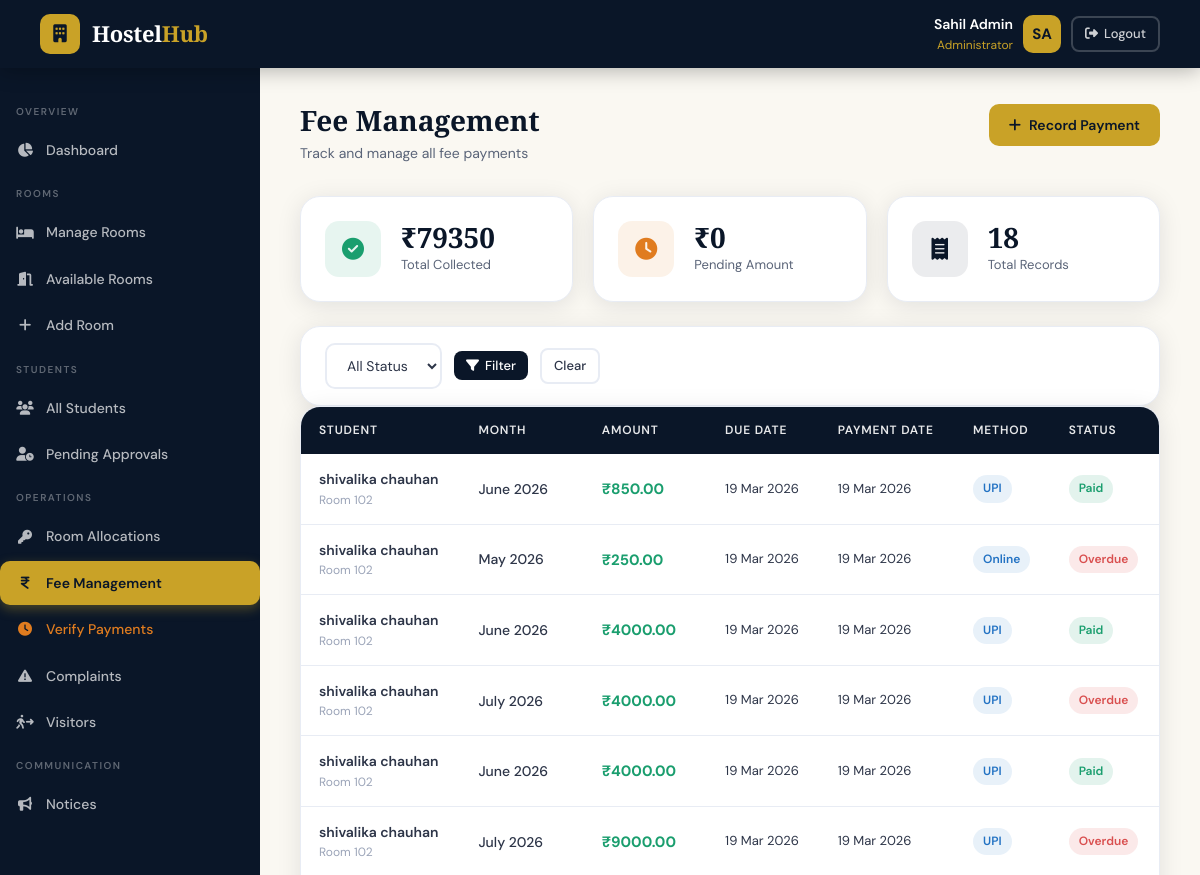
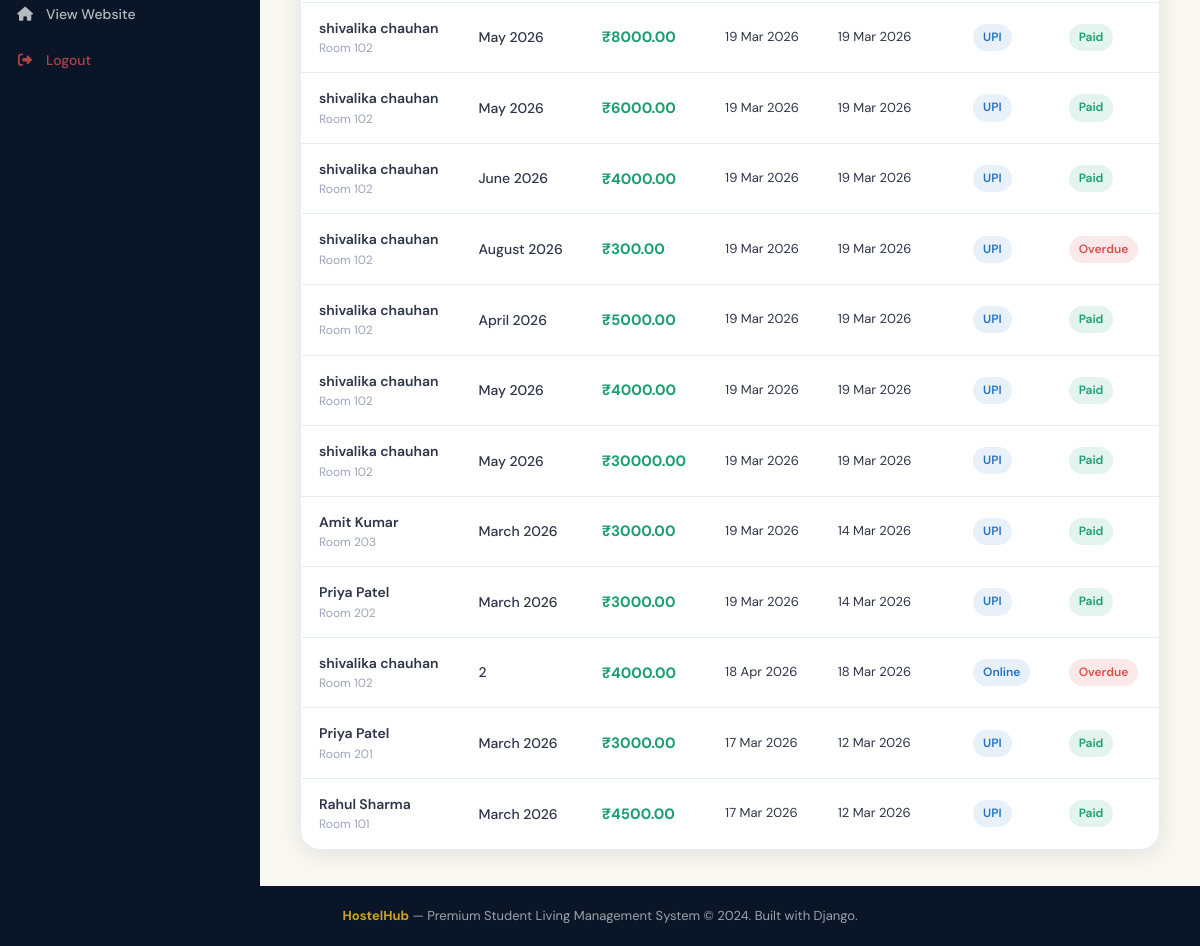
Page /admin-panel/fees/ (signed in) on the committed database (2 pictures, top to bottom).
### hostel_app/models.py (models this page shows, shortened)
class FeePayment(models.Model):
    STATUS_CHOICES = [('paid', 'Paid'), ('pending', 'Pending'), ('overdue', 'Overdue')]
    PAYMENT_METHOD = [('cash', 'Cash'), ('online', 'Online'), ('cheque', 'Cheque'), ('upi', 'UPI')]
    allocation = models.ForeignKey(RoomAllocation, on_delete=models.CASCADE, related_name='payments')
    amount = models.DecimalField(max_digits=10, decimal_places=2)
    payment_date = models.DateField(default=timezone.now)
    due_date = models.DateField()
    month = models.CharField(max_length=20)
    status = models.CharField(max_length=10, choices=STATUS_CHOICES, default='pending')
    payment_method = models.CharField(max_length=10, choices=PAYMENT_METHOD, default='cash')
    transaction_id = models.CharField(max_length=100, blank=True)
    notes = models.TextField(blank=True)
    received_by = models.ForeignKey(User, on_delete=models.SET_NULL, null=True)
    slip_image = models.ImageField(upload_to=slip_upload_path, null=True, blank=True)
    created_at = models.DateTimeField(auto_now_add=True)

class RoomAllocation(models.Model):
    STATUS_CHOICES = [
        ('active', 'Active'),
        ('vacated', 'Vacated'),
        ('transferred', 'Transferred'),
    ]
    student = models.ForeignKey(StudentProfile, on_delete=models.CASCADE, related_name='allocations')
    room = models.ForeignKey(Room, on_delete=models.CASCADE, related_name='allocations')
    allocated_date = models.DateField(default=timezone.now)
    expected_vacate_date = models.DateField(null=True, blank=True)
    actual_vacate_date = models.DateField(null=True, blank=True)
    status = models.CharField(max_length=15, choices=STATUS_CHOICES, default='active')
    monthly_rent = models.DecimalField(max_digits=10, decimal_places=2)
    security_deposit = models.DecimalField(max_digits=10, decimal_places=2, default=0)
    notes = models.TextField(blank=True)
    allocated_by = models.ForeignKey(User, on_delete=models.SET_NULL, null=True, related_name='allocations_made')
    created_at = models.DateTimeField(auto_now_add=True)

class StudentProfile(models.Model):
    GENDER_CHOICES = [('M', 'Male'), ('F', 'Female'), ('O', 'Other')]
    STATUS_CHOICES = [('active', 'Active'), ('inactive', 'Inactive'), ('pending', 'Pending')]
    user = models.OneToOneField(User, on_delete=models.CASCADE, related_name='profile')
    roll_number = models.CharField(max_length=20, unique=True)
    phone = models.CharField(max_length=15)
    gender = models.CharField(max_length=1, choices=GENDER_CHOICES)
    date_of_birth = models.DateField(null=True, blank=True)
    address = models.TextField(blank=True)
    course = models.CharField(max_length=100, blank=True)
    year_of_study = models.IntegerField(default=1)
    guardian_name = models.CharField(max_length=100, blank=True)
    guardian_phone = models.CharField(max_length=15, blank=True)
    status = models.CharField(max_length=10, choices=STATUS_CHOICES, default='pending')
    profile_photo = models.ImageField(upload_to='profiles/', null=True, blank=True)
    created_at = models.DateTimeField(auto_now_add=True)

class Room(models.Model):
    STATUS_CHOICES = [
        ('available', 'Available'),
        ('occupied', 'Occupied'),
        ('maintenance', 'Under Maintenance'),
        ('reserved', 'Reserved'),
    ]
    FLOOR_CHOICES = [(i, f'Floor {i}') for i in range(0, 11)]
    room_number = models.CharField(max_length=10, unique=True)
    room_type = models.ForeignKey(RoomType, on_delete=models.CASCADE, related_name='rooms')
    floor = models.IntegerField(choices=FLOOR_CHOICES, default=1)
    status = models.CharField(max_length=15, choices=STATUS_CHOICES, default='available')
    current_occupancy = models.IntegerField(default=0)
    has_ac = models.BooleanField(default=False)
    has_attached_bathroom = models.BooleanField(default=False)
    has_wifi = models.BooleanField(default=True)
    has_tv = models.BooleanField(default=False)
    notes = models.TextField(blank=True)
    created_at = models.DateTimeField(auto_now_add=True)
    updated_at = models.DateTimeField(auto_now=True)

### hostel_app/views.py (the view)
# urls.py: path('admin-panel/fees/', views.manage_fees, name='manage_fees'),
@login_required
@user_passes_test(is_admin)
def manage_fees(request):
    payments = FeePayment.objects.select_related('allocation__student__user').order_by('-created_at')
    status_filter = request.GET.get('status', '')
    if status_filter:
        payments = payments.filter(status=status_filter)
    total_collected = FeePayment.objects.filter(status='paid').aggregate(Sum('amount'))['amount__sum'] or 0
    total_pending = FeePayment.objects.filter(status='pending').aggregate(Sum('amount'))['amount__sum'] or 0
    return render(request, 'hostel_app/admin/fees.html', {
        'payments': payments,
        'status_filter': status_filter,
        'total_collected': total_collected,
        'total_pending': total_pending,
    })

### hostel_app/views.py (called while the page is built)
def is_admin(user):
    return user.is_staff or user.is_superuser

### hostel_app/templates/hostel_app/admin/fees.html (shortened to what this page needs)
{% extends 'hostel_app/admin/base_admin.html' %}
{% block admin_content %}
<div class="page-header fade-in">
    <div>
        <div class="page-title">Fee Management</div>
        <div class="page-subtitle">Track and manage all fee payments</div>
    </div>
    <a href="{% url 'add_fee' %}" class="btn btn-gold"><i class="fa-solid fa-plus"></i> Record Payment</a>
</div>
<div class="stats-grid fade-in fade-in-delay-1" style="grid-template-columns:repeat(3,1fr);margin-bottom:24px;">
    <div class="stat-card">
        <div class="stat-icon success"><i class="fa-solid fa-circle-check"></i></div>
        <div class="stat-info">
            <div class="stat-value">₹{{ total_collected|floatformat:0 }}</div>
            <div class="stat-label">Total Collected</div>
        </div>
    </div>
    <div class="stat-card">
        <div class="stat-icon warning"><i class="fa-solid fa-clock"></i></div>
        <div class="stat-info">
            <div class="stat-value">₹{{ total_pending|floatformat:0 }}</div>
            <div class="stat-label">Pending Amount</div>
        </div>
    </div>
    <div class="stat-card">
        <div class="stat-icon navy"><i class="fa-solid fa-receipt"></i></div>
        <div class="stat-info">
            <div class="stat-value">{{ payments|length }}</div>
            <div class="stat-label">Total Records</div>
        </div>
    </div>
</div>
<div class="card mb-20 fade-in fade-in-delay-2">
    <div class="card-body" style="padding:16px 24px;">
        <form method="get" style="display:flex;gap:12px;flex-wrap:wrap;align-items:center;">
            <select name="status" class="form-control" style="width:auto;">
                <option value="">All Status</option>
            </select>
            <button type="submit" class="btn btn-primary btn-sm"><i class="fa-solid fa-filter"></i> Filter</button>
            <a href="{% url 'manage_fees' %}" class="btn btn-outline btn-sm">Clear</a>
        </form>
    </div>
</div>
<div class="card fade-in fade-in-delay-3">
    <div class="table-wrapper">
        <table>
            <thead>
                <tr><th>Student</th><th>Month</th><th>Amount</th><th>Due Date</th><th>Payment Date</th><th>Method</th><th>Status</th></tr>
            </thead>
            <tbody>
                {% for p in payments %}
                <tr>
                    <td>
                        <div style="font-weight:600;font-size:14px;">{{ p.allocation.student.user.get_full_name }}</div>
                        <div style="font-size:12px;color:var(--gray-400);">Room {{ p.allocation.room.room_number }}</div>
                    </td>
                    <td style="font-weight:500;">{{ p.month }}</td>
                    <td style="font-weight:700;color:var(--success);font-size:15px;">₹{{ p.amount }}</td>
                    <td style="font-size:13px;">{{ p.due_date|date:"d M Y" }}</td>
                    <td style="font-size:13px;">{{ p.payment_date|date:"d M Y" }}</td>
                    <td><span class="badge badge-info">{{ p.get_payment_method_display }}</span></td>
                    <td>
                        <span class="badge {% if p.status == 'paid' %}badge-success{% elif p.status == 'pending' %}badge-warning{% else %}badge-danger{% endif %}">
                            {{ p.get_status_display }}
                        </span>
                    </td>
                </tr>
                {% endfor %}
            </tbody>
        </table>
    </div>
</div>
{% endblock %}

### hostel_app/templates/hostel_app/base.html (shortened to what this page needs)
<!DOCTYPE html>
<html lang="en">
<head>
    <link rel="stylesheet" href="https://cdnjs.cloudflare.com/ajax/libs/font-awesome/6.5.0/css/all.min.css">
</head>
<body>
<nav class="navbar">
    <a href="{% url 'home' %}" class="navbar-brand">
        <div class="brand-icon"><i class="fa-solid fa-building"></i></div>
        <span class="brand-text">Hostel<span>Hub</span></span>
    </a>
    {% if user.is_authenticated %}
        <div class="user-menu">
            <div class="user-info">
                <div class="user-name">{{ user.get_full_name|default:user.username }}</div>
                <div class="user-role">{% if user.is_staff %}Administrator{% else %}Student{% endif %}</div>
            </div>
            <div class="avatar">{{ user.first_name|first|upper }}{{ user.last_name|first|upper }}</div>
            <a href="{% url 'logout' %}" class="btn btn-outline btn-sm" style="border-color:rgba(255,255,255,0.2);color:rgba(255,255,255,0.8);">
                <i class="fa-solid fa-right-from-bracket"></i> Logout
            </a>
        </div>
    {% else %}
        <div class="navbar-actions">
            <a href="{% url 'login' %}" class="btn btn-outline btn-sm" style="border-color:rgba(255,255,255,0.25);color:rgba(255,255,255,0.8);">Login</a>
            <a href="{% url 'register' %}" class="btn btn-gold btn-sm">Register</a>
        </div>
    {% endif %}
</nav>
{% block body %}{% endblock %}
<footer>
    <strong>HostelHub</strong> — Premium Student Living Management System &copy; 2024. Built with Django.
</footer>
</body>
</html>

### rows in the picture
FeePayment: allocation.student.user.get_full_name "shivalika chauhan", allocation.room.room_number "102", month "June 2026", amount "850.00", due_date "19 Mar 2026", payment_date "19 Mar 2026", payment_method "UPI", status "Paid"
FeePayment: allocation.student.user.get_full_name "shivalika chauhan", allocation.room.room_number "102", month "May 2026", amount "250.00", due_date "19 Mar 2026", payment_date "19 Mar 2026", payment_method "Online", status "Overdue"
FeePayment: allocation.student.user.get_full_name "shivalika chauhan", allocation.room.room_number "102", month "June 2026", amount "4000.00", due_date "19 Mar 2026", payment_date "19 Mar 2026", payment_method "UPI", status "Paid"
FeePayment: allocation.student.user.get_full_name "shivalika chauhan", allocation.room.room_number "102", month "July 2026", amount "4000.00", due_date "19 Mar 2026", payment_date "19 Mar 2026", payment_method "UPI", status "Overdue"
FeePayment: allocation.student.user.get_full_name "shivalika chauhan", allocation.room.room_number "102", month "June 2026", amount "4000.00", due_date "19 Mar 2026", payment_date "19 Mar 2026", payment_method "UPI", status "Paid"
FeePayment: allocation.student.user.get_full_name "shivalika chauhan", allocation.room.room_number "102", month "July 2026", amount "9000.00", due_date "19 Mar 2026", payment_date "19 Mar 2026", payment_method "UPI", status "Overdue"
FeePayment: allocation.student.user.get_full_name "shivalika chauhan", allocation.room.room_number "102", month "May 2026", amount "8000.00", due_date "19 Mar 2026", payment_date "19 Mar 2026", payment_method "UPI", status "Paid"
FeePayment: allocation.student.user.get_full_name "shivalika chauhan", allocation.room.room_number "102", month "May 2026", amount "6000.00", due_date "19 Mar 2026", payment_date "19 Mar 2026", payment_method "UPI", status "Paid"
FeePayment: allocation.student.user.get_full_name "shivalika chauhan", allocation.room.room_number "102", month "June 2026", amount "4000.00", due_date "19 Mar 2026", payment_date "19 Mar 2026", payment_method "UPI", status "Paid"
FeePayment: allocation.student.user.get_full_name "shivalika chauhan", allocation.room.room_number "102", month "August 2026", amount "300.00", due_date "19 Mar 2026", payment_date "19 Mar 2026", payment_method "UPI", status "Overdue"
FeePayment: allocation.student.user.get_full_name "shivalika chauhan", allocation.room.room_number "102", month "April 2026", amount "5000.00", due_date "19 Mar 2026", payment_date "19 Mar 2026", payment_method "UPI", status "Paid"
FeePayment: allocation.student.user.get_full_name "shivalika chauhan", allocation.room.room_number "102", month "May 2026", amount "4000.00", due_date "19 Mar 2026", payment_date "19 Mar 2026", payment_method "UPI", status "Paid"
FeePayment: allocation.student.user.get_full_name "shivalika chauhan", allocation.room.room_number "102", month "May 2026", amount "30000.00", due_date "19 Mar 2026", payment_date "19 Mar 2026", payment_method "UPI", status "Paid"
FeePayment: allocation.student.user.get_full_name "Amit Kumar", allocation.room.room_number "203", month "March 2026", amount "3000.00", due_date "19 Mar 2026", payment_date "14 Mar 2026", payment_method "UPI", status "Paid"
FeePayment: allocation.student.user.get_full_name "Priya Patel", allocation.room.room_number "202", month "March 2026", amount "3000.00", due_date "19 Mar 2026", payment_date "14 Mar 2026", payment_method "UPI", status "Paid"
FeePayment: allocation.student.user.get_full_name "shivalika chauhan", allocation.room.room_number "102", month "2", amount "4000.00", due_date "18 Apr 2026", payment_date "18 Mar 2026", payment_method "Online", status "Overdue"
FeePayment: allocation.student.user.get_full_name "Priya Patel", allocation.room.room_number "201", month "March 2026", amount "3000.00", due_date "17 Mar 2026", payment_date "12 Mar 2026", payment_method "UPI", status "Paid"
FeePayment: allocation.student.user.get_full_name "Rahul Sharma", allocation.room.room_number "101", month "March 2026", amount "4500.00", due_date "17 Mar 2026", payment_date "12 Mar 2026", payment_method "UPI", status "Paid"

### other values in the picture
{{ user.get_full_name|default:user.username }} "Sahil Admin"
{{ user.first_name|first|upper }} "S"
{{ user.last_name|first|upper }} "A"
{{ total_collected|floatformat:0 }} "79350"
{{ total_pending|floatformat:0 }} "0"
{{ payments|length }} "18"
